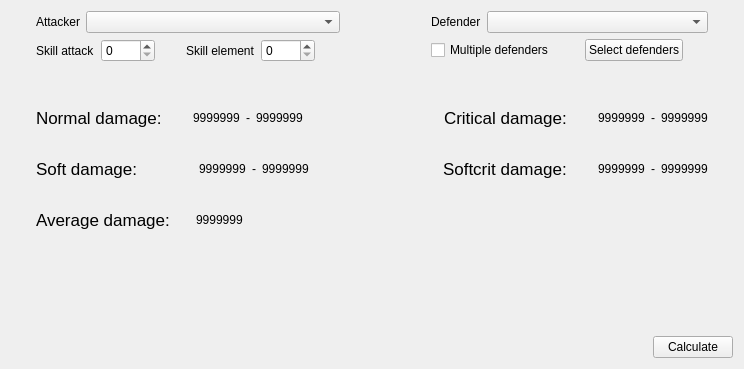
      <widget class="QWidget" name="tab_calculator">
       <attribute name="title">
        <string>Calculator</string>
       </attribute>
       <layout class="QVBoxLayout" name="verticalLayout_16">
        <item>
         <layout class="QHBoxLayout" name="horizontalLayout_6">
          <item>
           <spacer name="horizontalSpacer_14">
            <property name="orientation">
             <enum>Qt::Horizontal</enum>
            </property>
            <property name="sizeType">
             <enum>QSizePolicy::Maximum</enum>
            </property>
            <property name="sizeHint" stdset="0">
             <size>
              <width>25</width>
              <height>20</height>
             </size>
            </property>
           </spacer>
          </item>
          <item>
           <layout class="QVBoxLayout" name="verticalLayout_20">
            <item>
             <layout class="QHBoxLayout" name="horizontalLayout_27">
              <item>
               <widget class="QLabel" name="label_19">
                <property name="sizePolicy">
                 <sizepolicy hsizetype="Maximum" vsizetype="Preferred">
                  <horstretch>0</horstretch>
                  <verstretch>0</verstretch>
                 </sizepolicy>
                </property>
                <property name="text">
                 <string>Attacker</string>
                </property>
               </widget>
              </item>
              <item>
               <widget class="QComboBox" name="dropdown_calc_attacker">
                <property name="sizePolicy">
                 <sizepolicy hsizetype="MinimumExpanding" vsizetype="Fixed">
                  <horstretch>0</horstretch>
                  <verstretch>0</verstretch>
                 </sizepolicy>
                </property>
               </widget>
              </item>
             </layout>
            </item>
            <item>
             <layout class="QHBoxLayout" name="horizontalLayout_28">
              <item>
               <widget class="QLabel" name="label_21">
                <property name="sizePolicy">
                 <sizepolicy hsizetype="Maximum" vsizetype="Preferred">
                  <horstretch>0</horstretch>
                  <verstretch>0</verstretch>
                 </sizepolicy>
                </property>
                <property name="text">
                 <string>Skill attack</string>
                </property>
               </widget>
              </item>
              <item>
               <widget class="QSpinBox" name="sb_calc_skill_atk">
                <property name="sizePolicy">
                 <sizepolicy hsizetype="Maximum" vsizetype="Fixed">
                  <horstretch>0</horstretch>
                  <verstretch>0</verstretch>
                 </sizepolicy>
                </property>
                <property name="maximum">
                 <number>9999</number>
                </property>
               </widget>
              </item>
              <item>
               <spacer name="horizontalSpacer_45">
                <property name="orientation">
                 <enum>Qt::Horizontal</enum>
                </property>
                <property name="sizeType">
                 <enum>QSizePolicy::MinimumExpanding</enum>
                </property>
                <property name="sizeHint" stdset="0">
                 <size>
                  <width>25</width>
                  <height>20</height>
                 </size>
                </property>
               </spacer>
              </item>
              <item>
               <widget class="QLabel" name="label_23">
                <property name="sizePolicy">
                 <sizepolicy hsizetype="Maximum" vsizetype="Preferred">
                  <horstretch>0</horstretch>
                  <verstretch>0</verstretch>
                 </sizepolicy>
                </property>
                <property name="text">
                 <string>Skill element</string>
                </property>
               </widget>
              </item>
              <item>
               <widget class="QSpinBox" name="sb_calc_skill_ele">
                <property name="sizePolicy">
                 <sizepolicy hsizetype="Maximum" vsizetype="Fixed">
                  <horstretch>0</horstretch>
                  <verstretch>0</verstretch>
                 </sizepolicy>
                </property>
                <property name="maximum">
                 <number>9999</number>
                </property>
               </widget>
              </item>
              <item>
               <spacer name="horizontalSpacer_44">
                <property name="orientation">
                 <enum>Qt::Horizontal</enum>
                </property>
                <property name="sizeType">
                 <enum>QSizePolicy::MinimumExpanding</enum>
                </property>
                <property name="sizeHint" stdset="0">
                 <size>
                  <width>25</width>
                  <height>20</height>
                 </size>
                </property>
               </spacer>
              </item>
             </layout>
            </item>
           </layout>
          </item>
          <item>
           <spacer name="horizontalSpacer_46">
            <property name="orientation">
             <enum>Qt::Horizontal</enum>
            </property>
            <property name="sizeType">
             <enum>QSizePolicy::MinimumExpanding</enum>
            </property>
            <property name="sizeHint" stdset="0">
             <size>
              <width>45</width>
              <height>20</height>
             </size>
            </property>
           </spacer>
          </item>
          <item>
           <spacer name="horizontalSpacer_13">
            <property name="orientation">
             <enum>Qt::Horizontal</enum>
            </property>
            <property name="sizeType">
             <enum>QSizePolicy::Maximum</enum>
            </property>
            <property name="sizeHint" stdset="0">
             <size>
              <width>40</width>
              <height>20</height>
             </size>
            </property>
           </spacer>
          </item>
          <item>
           <layout class="QVBoxLayout" name="verticalLayout_19">
            <item>
             <layout class="QHBoxLayout" name="horizontalLayout_26">
              <item>
               <widget class="QLabel" name="label_16">
                <property name="sizePolicy">
                 <sizepolicy hsizetype="Maximum" vsizetype="Preferred">
                  <horstretch>0</horstretch>
                  <verstretch>0</verstretch>
                 </sizepolicy>
                </property>
                <property name="text">
                 <string>Defender</string>
                </property>
               </widget>
              </item>
              <item>
               <widget class="QComboBox" name="dropdown_calc_defender">
                <property name="sizePolicy">
                 <sizepolicy hsizetype="MinimumExpanding" vsizetype="Fixed">
                  <horstretch>0</horstretch>
                  <verstretch>0</verstretch>
                 </sizepolicy>
                </property>
               </widget>
              </item>
             </layout>
            </item>
            <item>
             <layout class="QHBoxLayout" name="horizontalLayout_24">
              <item>
               <widget class="QCheckBox" name="cb_calc_multiple_defenders">
                <property name="sizePolicy">
                 <sizepolicy hsizetype="Maximum" vsizetype="Fixed">
                  <horstretch>0</horstretch>
                  <verstretch>0</verstretch>
                 </sizepolicy>
                </property>
                <property name="text">
                 <string>Multiple defenders</string>
                </property>
               </widget>
              </item>
              <item>
               <spacer name="horizontalSpacer_43">
                <property name="orientation">
                 <enum>Qt::Horizontal</enum>
                </property>
                <property name="sizeType">
                 <enum>QSizePolicy::MinimumExpanding</enum>
                </property>
                <property name="sizeHint" stdset="0">
                 <size>
                  <width>25</width>
                  <height>20</height>
                 </size>
                </property>
               </spacer>
              </item>
              <item>
               <widget class="QPushButton" name="btn_calc_select_defenders">
                <property name="sizePolicy">
                 <sizepolicy hsizetype="Maximum" vsizetype="Fixed">
                  <horstretch>0</horstretch>
                  <verstretch>0</verstretch>
                 </sizepolicy>
                </property>
                <property name="text">
                 <string>Select defenders</string>
                </property>
               </widget>
              </item>
              <item>
               <spacer name="horizontalSpacer_42">
                <property name="orientation">
                 <enum>Qt::Horizontal</enum>
                </property>
                <property name="sizeType">
                 <enum>QSizePolicy::MinimumExpanding</enum>
                </property>
                <property name="sizeHint" stdset="0">
                 <size>
                  <width>25</width>
                  <height>20</height>
                 </size>
                </property>
               </spacer>
              </item>
             </layout>
            </item>
           </layout>
          </item>
          <item>
           <spacer name="horizontalSpacer_41">
            <property name="orientation">
             <enum>Qt::Horizontal</enum>
            </property>
            <property name="sizeType">
             <enum>QSizePolicy::Maximum</enum>
            </property>
            <property name="sizeHint" stdset="0">
             <size>
              <width>25</width>
              <height>20</height>
             </size>
            </property>
           </spacer>
          </item>
         </layout>
        </item>
        <item>
         <spacer name="verticalSpacer_2">
          <property name="orientation">
           <enum>Qt::Vertical</enum>
          </property>
          <property name="sizeType">
           <enum>QSizePolicy::MinimumExpanding</enum>
          </property>
          <property name="sizeHint" stdset="0">
           <size>
            <width>20</width>
            <height>40</height>
           </size>
          </property>
         </spacer>
        </item>
        <item>
         <layout class="QHBoxLayout" name="horizontalLayout_29">
          <item>
           <spacer name="horizontalSpacer_51">
            <property name="orientation">
             <enum>Qt::Horizontal</enum>
            </property>
            <property name="sizeType">
             <enum>QSizePolicy::Maximum</enum>
            </property>
            <property name="sizeHint" stdset="0">
             <size>
              <width>25</width>
              <height>20</height>
             </size>
            </property>
           </spacer>
          </item>
          <item>
           <widget class="QLabel" name="label_18">
            <property name="sizePolicy">
             <sizepolicy hsizetype="Maximum" vsizetype="Preferred">
              <horstretch>0</horstretch>
              <verstretch>0</verstretch>
             </sizepolicy>
            </property>
            <property name="font">
             <font>
              <pointsize>13</pointsize>
              <weight>50</weight>
              <bold>false</bold>
             </font>
            </property>
            <property name="text">
             <string>Normal damage:</string>
            </property>
           </widget>
          </item>
          <item>
           <spacer name="horizontalSpacer_50">
            <property name="orientation">
             <enum>Qt::Horizontal</enum>
            </property>
            <property name="sizeType">
             <enum>QSizePolicy::Maximum</enum>
            </property>
            <property name="sizeHint" stdset="0">
             <size>
              <width>25</width>
              <height>20</height>
             </size>
            </property>
           </spacer>
          </item>
          <item>
           <widget class="QLabel" name="lb_calc_normal_min">
            <property name="sizePolicy">
             <sizepolicy hsizetype="Maximum" vsizetype="Preferred">
              <horstretch>0</horstretch>
              <verstretch>0</verstretch>
             </sizepolicy>
            </property>
            <property name="font">
             <font>
              <weight>50</weight>
              <bold>false</bold>
             </font>
            </property>
            <property name="text">
             <string>9999999</string>
            </property>
           </widget>
          </item>
          <item>
           <widget class="QLabel" name="label_49">
            <property name="sizePolicy">
             <sizepolicy hsizetype="Maximum" vsizetype="Preferred">
              <horstretch>0</horstretch>
              <verstretch>0</verstretch>
             </sizepolicy>
            </property>
            <property name="font">
             <font>
              <weight>50</weight>
              <bold>false</bold>
             </font>
            </property>
            <property name="text">
             <string>-</string>
            </property>
           </widget>
          </item>
          <item>
           <widget class="QLabel" name="lb_calc_normal_max">
            <property name="sizePolicy">
             <sizepolicy hsizetype="Maximum" vsizetype="Preferred">
              <horstretch>0</horstretch>
              <verstretch>0</verstretch>
             </sizepolicy>
            </property>
            <property name="font">
             <font>
              <weight>50</weight>
              <bold>false</bold>
             </font>
            </property>
            <property name="text">
             <string>9999999</string>
            </property>
           </widget>
          </item>
          <item>
           <spacer name="horizontalSpacer_49">
            <property name="orientation">
             <enum>Qt::Horizontal</enum>
            </property>
            <property name="sizeHint" stdset="0">
             <size>
              <width>40</width>
              <height>20</height>
             </size>
            </property>
           </spacer>
          </item>
          <item>
           <widget class="QLabel" name="label_54">
            <property name="sizePolicy">
             <sizepolicy hsizetype="Maximum" vsizetype="Preferred">
              <horstretch>0</horstretch>
              <verstretch>0</verstretch>
             </sizepolicy>
            </property>
            <property name="font">
             <font>
              <pointsize>13</pointsize>
              <weight>50</weight>
              <bold>false</bold>
             </font>
            </property>
            <property name="text">
             <string>Critical damage:</string>
            </property>
           </widget>
          </item>
          <item>
           <spacer name="horizontalSpacer_52">
            <property name="orientation">
             <enum>Qt::Horizontal</enum>
            </property>
            <property name="sizeType">
             <enum>QSizePolicy::Maximum</enum>
            </property>
            <property name="sizeHint" stdset="0">
             <size>
              <width>25</width>
              <height>20</height>
             </size>
            </property>
           </spacer>
          </item>
          <item>
           <widget class="QLabel" name="lb_calc_crit_min">
            <property name="sizePolicy">
             <sizepolicy hsizetype="Maximum" vsizetype="Preferred">
              <horstretch>0</horstretch>
              <verstretch>0</verstretch>
             </sizepolicy>
            </property>
            <property name="font">
             <font>
              <weight>50</weight>
              <bold>false</bold>
             </font>
            </property>
            <property name="text">
             <string>9999999</string>
            </property>
           </widget>
          </item>
          <item>
           <widget class="QLabel" name="label_55">
            <property name="sizePolicy">
             <sizepolicy hsizetype="Maximum" vsizetype="Preferred">
              <horstretch>0</horstretch>
              <verstretch>0</verstretch>
             </sizepolicy>
            </property>
            <property name="font">
             <font>
              <weight>50</weight>
              <bold>false</bold>
             </font>
            </property>
            <property name="text">
             <string>-</string>
            </property>
           </widget>
          </item>
          <item>
           <widget class="QLabel" name="lb_calc_crit_max">
            <property name="sizePolicy">
             <sizepolicy hsizetype="Maximum" vsizetype="Preferred">
              <horstretch>0</horstretch>
              <verstretch>0</verstretch>
             </sizepolicy>
            </property>
            <property name="font">
             <font>
              <weight>50</weight>
              <bold>false</bold>
             </font>
            </property>
            <property name="text">
             <string>9999999</string>
            </property>
           </widget>
          </item>
          <item>
           <spacer name="horizontalSpacer_57">
            <property name="orientation">
             <enum>Qt::Horizontal</enum>
            </property>
            <property name="sizeType">
             <enum>QSizePolicy::Maximum</enum>
            </property>
            <property name="sizeHint" stdset="0">
             <size>
              <width>25</width>
              <height>20</height>
             </size>
            </property>
           </spacer>
          </item>
         </layout>
        </item>
        <item>
         <spacer name="verticalSpacer_4">
          <property name="orientation">
           <enum>Qt::Vertical</enum>
          </property>
          <property name="sizeType">
           <enum>QSizePolicy::Maximum</enum>
          </property>
          <property name="sizeHint" stdset="0">
           <size>
            <width>20</width>
            <height>25</height>
           </size>
          </property>
         </spacer>
        </item>
        <item>
         <layout class="QHBoxLayout" name="horizontalLayout_30">
          <item>
           <spacer name="horizontalSpacer_53">
            <property name="orientation">
             <enum>Qt::Horizontal</enum>
            </property>
            <property name="sizeType">
             <enum>QSizePolicy::Maximum</enum>
            </property>
            <property name="sizeHint" stdset="0">
             <size>
              <width>25</width>
              <height>20</height>
             </size>
            </property>
           </spacer>
          </item>
          <item>
           <widget class="QLabel" name="label_56">
            <property name="sizePolicy">
             <sizepolicy hsizetype="Maximum" vsizetype="Preferred">
              <horstretch>0</horstretch>
              <verstretch>0</verstretch>
             </sizepolicy>
            </property>
            <property name="font">
             <font>
              <pointsize>13</pointsize>
              <weight>50</weight>
              <bold>false</bold>
             </font>
            </property>
            <property name="text">
             <string>Soft damage:</string>
            </property>
           </widget>
          </item>
          <item>
           <spacer name="horizontalSpacer_54">
            <property name="orientation">
             <enum>Qt::Horizontal</enum>
            </property>
            <property name="sizeType">
             <enum>QSizePolicy::Maximum</enum>
            </property>
            <property name="sizeHint" stdset="0">
             <size>
              <width>55</width>
              <height>20</height>
             </size>
            </property>
           </spacer>
          </item>
          <item>
           <widget class="QLabel" name="lb_calc_soft_min">
            <property name="sizePolicy">
             <sizepolicy hsizetype="Maximum" vsizetype="Preferred">
              <horstretch>0</horstretch>
              <verstretch>0</verstretch>
             </sizepolicy>
            </property>
            <property name="font">
             <font>
              <weight>50</weight>
              <bold>false</bold>
             </font>
            </property>
            <property name="text">
             <string>9999999</string>
            </property>
           </widget>
          </item>
          <item>
           <widget class="QLabel" name="label_58">
            <property name="sizePolicy">
             <sizepolicy hsizetype="Maximum" vsizetype="Preferred">
              <horstretch>0</horstretch>
              <verstretch>0</verstretch>
             </sizepolicy>
            </property>
            <property name="font">
             <font>
              <weight>50</weight>
              <bold>false</bold>
             </font>
            </property>
            <property name="text">
             <string>-</string>
            </property>
           </widget>
          </item>
          <item>
           <widget class="QLabel" name="lb_calc_soft_max">
            <property name="sizePolicy">
             <sizepolicy hsizetype="Maximum" vsizetype="Preferred">
              <horstretch>0</horstretch>
              <verstretch>0</verstretch>
             </sizepolicy>
            </property>
            <property name="font">
             <font>
              <weight>50</weight>
              <bold>false</bold>
             </font>
            </property>
            <property name="text">
             <string>9999999</string>
            </property>
           </widget>
          </item>
          <item>
           <spacer name="horizontalSpacer_55">
            <property name="orientation">
             <enum>Qt::Horizontal</enum>
            </property>
            <property name="sizeHint" stdset="0">
             <size>
              <width>40</width>
              <height>20</height>
             </size>
            </property>
           </spacer>
          </item>
          <item>
           <widget class="QLabel" name="label_60">
            <property name="sizePolicy">
             <sizepolicy hsizetype="Maximum" vsizetype="Preferred">
              <horstretch>0</horstretch>
              <verstretch>0</verstretch>
             </sizepolicy>
            </property>
            <property name="font">
             <font>
              <pointsize>13</pointsize>
              <weight>50</weight>
              <bold>false</bold>
             </font>
            </property>
            <property name="text">
             <string>Softcrit damage:</string>
            </property>
           </widget>
          </item>
          <item>
           <spacer name="horizontalSpacer_56">
            <property name="orientation">
             <enum>Qt::Horizontal</enum>
            </property>
            <property name="sizeType">
             <enum>QSizePolicy::Maximum</enum>
            </property>
            <property name="sizeHint" stdset="0">
             <size>
              <width>25</width>
              <height>20</height>
             </size>
            </property>
           </spacer>
          </item>
          <item>
           <widget class="QLabel" name="lb_calc_softcrit_min">
            <property name="sizePolicy">
             <sizepolicy hsizetype="Maximum" vsizetype="Preferred">
              <horstretch>0</horstretch>
              <verstretch>0</verstretch>
             </sizepolicy>
            </property>
            <property name="font">
             <font>
              <weight>50</weight>
              <bold>false</bold>
             </font>
            </property>
            <property name="text">
             <string>9999999</string>
            </property>
           </widget>
          </item>
          <item>
           <widget class="QLabel" name="label_62">
            <property name="sizePolicy">
             <sizepolicy hsizetype="Maximum" vsizetype="Preferred">
              <horstretch>0</horstretch>
              <verstretch>0</verstretch>
             </sizepolicy>
            </property>
            <property name="font">
             <font>
              <weight>50</weight>
              <bold>false</bold>
             </font>
            </property>
            <property name="text">
             <string>-</string>
            </property>
           </widget>
          </item>
          <item>
           <widget class="QLabel" name="lb_calc_softcrit_max">
            <property name="sizePolicy">
             <sizepolicy hsizetype="Maximum" vsizetype="Preferred">
              <horstretch>0</horstretch>
              <verstretch>0</verstretch>
             </sizepolicy>
            </property>
            <property name="font">
             <font>
              <weight>50</weight>
              <bold>false</bold>
             </font>
            </property>
            <property name="text">
             <string>9999999</string>
            </property>
           </widget>
          </item>
          <item>
           <spacer name="horizontalSpacer_58">
            <property name="orientation">
             <enum>Qt::Horizontal</enum>
            </property>
            <property name="sizeType">
             <enum>QSizePolicy::Maximum</enum>
            </property>
            <property name="sizeHint" stdset="0">
             <size>
              <width>25</width>
              <height>20</height>
             </size>
            </property>
           </spacer>
          </item>
         </layout>
        </item>
        <item>
         <spacer name="verticalSpacer_5">
          <property name="orientation">
           <enum>Qt::Vertical</enum>
          </property>
          <property name="sizeType">
           <enum>QSizePolicy::Maximum</enum>
          </property>
          <property name="sizeHint" stdset="0">
           <size>
            <width>20</width>
            <height>25</height>
           </size>
          </property>
         </spacer>
        </item>
        <item>
         <layout class="QHBoxLayout" name="horizontalLayout_31">
          <item>
           <spacer name="horizontalSpacer_59">
            <property name="orientation">
             <enum>Qt::Horizontal</enum>
            </property>
            <property name="sizeType">
             <enum>QSizePolicy::Maximum</enum>
            </property>
            <property name="sizeHint" stdset="0">
             <size>
              <width>25</width>
              <height>20</height>
             </size>
            </property>
           </spacer>
          </item>
          <item>
           <widget class="QLabel" name="label_64">
            <property name="sizePolicy">
             <sizepolicy hsizetype="Maximum" vsizetype="Preferred">
              <horstretch>0</horstretch>
              <verstretch>0</verstretch>
             </sizepolicy>
            </property>
            <property name="font">
             <font>
              <pointsize>13</pointsize>
              <weight>50</weight>
              <bold>false</bold>
             </font>
            </property>
            <property name="text">
             <string>Average damage:</string>
            </property>
           </widget>
          </item>
          <item>
           <spacer name="horizontalSpacer_60">
            <property name="orientation">
             <enum>Qt::Horizontal</enum>
            </property>
            <property name="sizeType">
             <enum>QSizePolicy::Maximum</enum>
            </property>
            <property name="sizeHint" stdset="0">
             <size>
              <width>20</width>
              <height>20</height>
             </size>
            </property>
           </spacer>
          </item>
          <item>
           <widget class="QLabel" name="lb_calc_average">
            <property name="sizePolicy">
             <sizepolicy hsizetype="Maximum" vsizetype="Preferred">
              <horstretch>0</horstretch>
              <verstretch>0</verstretch>
             </sizepolicy>
            </property>
            <property name="font">
             <font>
              <weight>50</weight>
              <bold>false</bold>
             </font>
            </property>
            <property name="text">
             <string>9999999</string>
            </property>
           </widget>
          </item>
          <item>
           <spacer name="horizontalSpacer_61">
            <property name="orientation">
             <enum>Qt::Horizontal</enum>
            </property>
            <property name="sizeHint" stdset="0">
             <size>
              <width>40</width>
              <height>20</height>
             </size>
            </property>
           </spacer>
          </item>
         </layout>
        </item>
        <item>
         <spacer name="verticalSpacer_3">
          <property name="orientation">
           <enum>Qt::Vertical</enum>
          </property>
          <property name="sizeType">
           <enum>QSizePolicy::MinimumExpanding</enum>
          </property>
          <property name="sizeHint" stdset="0">
           <size>
            <width>20</width>
            <height>100</height>
           </size>
          </property>
         </spacer>
        </item>
        <item>
         <layout class="QHBoxLayout" name="horizontalLayout_20">
          <item>
           <spacer name="horizontalSpacer_48">
            <property name="orientation">
             <enum>Qt::Horizontal</enum>
            </property>
            <property name="sizeHint" stdset="0">
             <size>
              <width>40</width>
              <height>20</height>
             </size>
            </property>
           </spacer>
          </item>
          <item>
           <widget class="QPushButton" name="btn_calculate">
            <property name="sizePolicy">
             <sizepolicy hsizetype="Maximum" vsizetype="Fixed">
              <horstretch>0</horstretch>
              <verstretch>0</verstretch>
             </sizepolicy>
            </property>
            <property name="layoutDirection">
             <enum>Qt::RightToLeft</enum>
            </property>
            <property name="text">
             <string>Calculate</string>
            </property>
           </widget>
          </item>
         </layout>
        </item>
       </layout>
      </widget>
